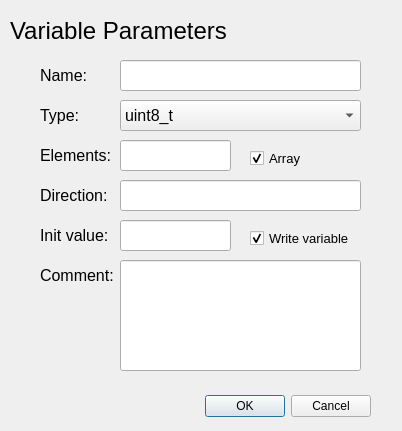
<?xml version="1.0" encoding="UTF-8"?>
<ui version="4.0">
 <class>Dialog</class>
 <widget class="QDialog" name="Dialog">
  <property name="geometry">
   <rect>
    <x>0</x>
    <y>0</y>
    <width>402</width>
    <height>431</height>
   </rect>
  </property>
  <property name="windowTitle">
   <string>Variable configuration</string>
  </property>
  <widget class="QDialogButtonBox" name="VariableAcceptRejectButton">
   <property name="geometry">
    <rect>
     <x>30</x>
     <y>390</y>
     <width>341</width>
     <height>32</height>
    </rect>
   </property>
   <property name="orientation">
    <enum>Qt::Horizontal</enum>
   </property>
   <property name="standardButtons">
    <set>QDialogButtonBox::Cancel|QDialogButtonBox::Ok</set>
   </property>
  </widget>
  <widget class="QLabel" name="VariableParametersText">
   <property name="geometry">
    <rect>
     <x>10</x>
     <y>10</y>
     <width>221</width>
     <height>41</height>
    </rect>
   </property>
   <property name="font">
    <font>
     <pointsize>18</pointsize>
    </font>
   </property>
   <property name="text">
    <string>Variable Parameters</string>
   </property>
  </widget>
  <widget class="QLabel" name="VariableNameText">
   <property name="geometry">
    <rect>
     <x>40</x>
     <y>60</y>
     <width>61</width>
     <height>31</height>
    </rect>
   </property>
   <property name="font">
    <font>
     <pointsize>12</pointsize>
    </font>
   </property>
   <property name="text">
    <string>Name:</string>
   </property>
  </widget>
  <widget class="QLabel" name="VariableTypeText">
   <property name="geometry">
    <rect>
     <x>40</x>
     <y>100</y>
     <width>61</width>
     <height>31</height>
    </rect>
   </property>
   <property name="font">
    <font>
     <pointsize>12</pointsize>
    </font>
   </property>
   <property name="text">
    <string>Type:</string>
   </property>
  </widget>
  <widget class="QLabel" name="VariableDirectionText">
   <property name="geometry">
    <rect>
     <x>40</x>
     <y>180</y>
     <width>71</width>
     <height>31</height>
    </rect>
   </property>
   <property name="font">
    <font>
     <pointsize>12</pointsize>
    </font>
   </property>
   <property name="text">
    <string>Direction:</string>
   </property>
  </widget>
  <widget class="QLabel" name="VariableInitValueText">
   <property name="geometry">
    <rect>
     <x>40</x>
     <y>220</y>
     <width>71</width>
     <height>31</height>
    </rect>
   </property>
   <property name="font">
    <font>
     <pointsize>12</pointsize>
    </font>
   </property>
   <property name="text">
    <string>Init value:</string>
   </property>
  </widget>
  <widget class="QLabel" name="VariableCommentText">
   <property name="geometry">
    <rect>
     <x>40</x>
     <y>260</y>
     <width>81</width>
     <height>31</height>
    </rect>
   </property>
   <property name="font">
    <font>
     <pointsize>12</pointsize>
    </font>
   </property>
   <property name="text">
    <string>Comment:</string>
   </property>
  </widget>
  <widget class="QComboBox" name="VariableTypeComboBox">
   <property name="geometry">
    <rect>
     <x>120</x>
     <y>100</y>
     <width>241</width>
     <height>31</height>
    </rect>
   </property>
   <property name="font">
    <font>
     <pointsize>12</pointsize>
    </font>
   </property>
   <item>
    <property name="text">
     <string>uint8_t</string>
    </property>
   </item>
   <item>
    <property name="text">
     <string>uint16_t</string>
    </property>
   </item>
   <item>
    <property name="text">
     <string>uint32_t</string>
    </property>
   </item>
   <item>
    <property name="text">
     <string>uint64_t</string>
    </property>
   </item>
   <item>
    <property name="text">
     <string>int8_t</string>
    </property>
   </item>
   <item>
    <property name="text">
     <string>int16_t</string>
    </property>
   </item>
   <item>
    <property name="text">
     <string>int32_t</string>
    </property>
   </item>
   <item>
    <property name="text">
     <string>int64_t</string>
    </property>
   </item>
   <item>
    <property name="text">
     <string>float</string>
    </property>
   </item>
   <item>
    <property name="text">
     <string>char</string>
    </property>
   </item>
  </widget>
  <widget class="QLineEdit" name="VariableName">
   <property name="geometry">
    <rect>
     <x>120</x>
     <y>60</y>
     <width>241</width>
     <height>31</height>
    </rect>
   </property>
   <property name="font">
    <font>
     <pointsize>12</pointsize>
    </font>
   </property>
  </widget>
  <widget class="QLineEdit" name="VariableDirection">
   <property name="geometry">
    <rect>
     <x>120</x>
     <y>180</y>
     <width>241</width>
     <height>31</height>
    </rect>
   </property>
   <property name="font">
    <font>
     <pointsize>12</pointsize>
    </font>
   </property>
  </widget>
  <widget class="QLineEdit" name="VariableInitValue">
   <property name="geometry">
    <rect>
     <x>120</x>
     <y>220</y>
     <width>111</width>
     <height>31</height>
    </rect>
   </property>
   <property name="font">
    <font>
     <pointsize>12</pointsize>
    </font>
   </property>
   <property name="dragEnabled">
    <bool>false</bool>
   </property>
   <property name="readOnly">
    <bool>false</bool>
   </property>
   <property name="clearButtonEnabled">
    <bool>false</bool>
   </property>
  </widget>
  <widget class="QLineEdit" name="VariableComment">
   <property name="geometry">
    <rect>
     <x>120</x>
     <y>260</y>
     <width>241</width>
     <height>111</height>
    </rect>
   </property>
   <property name="font">
    <font>
     <pointsize>12</pointsize>
     <stylestrategy>PreferDefault</stylestrategy>
     <kerning>true</kerning>
    </font>
   </property>
   <property name="layoutDirection">
    <enum>Qt::LeftToRight</enum>
   </property>
   <property name="autoFillBackground">
    <bool>false</bool>
   </property>
   <property name="inputMethodHints">
    <set>Qt::ImhMultiLine</set>
   </property>
   <property name="frame">
    <bool>true</bool>
   </property>
   <property name="echoMode">
    <enum>QLineEdit::Normal</enum>
   </property>
   <property name="alignment">
    <set>Qt::AlignLeading|Qt::AlignLeft|Qt::AlignTop</set>
   </property>
   <property name="dragEnabled">
    <bool>false</bool>
   </property>
   <property name="placeholderText">
    <string notr="true"/>
   </property>
   <property name="clearButtonEnabled">
    <bool>false</bool>
   </property>
  </widget>
  <widget class="QCheckBox" name="WriteVariableCheckBox">
   <property name="geometry">
    <rect>
     <x>250</x>
     <y>230</y>
     <width>111</width>
     <height>17</height>
    </rect>
   </property>
   <property name="font">
    <font>
     <pointsize>10</pointsize>
    </font>
   </property>
   <property name="text">
    <string>Write variable</string>
   </property>
   <property name="checkable">
    <bool>true</bool>
   </property>
   <property name="checked">
    <bool>true</bool>
   </property>
  </widget>
  <widget class="QCheckBox" name="ArrayCheckBox">
   <property name="geometry">
    <rect>
     <x>250</x>
     <y>150</y>
     <width>70</width>
     <height>17</height>
    </rect>
   </property>
   <property name="font">
    <font>
     <pointsize>10</pointsize>
    </font>
   </property>
   <property name="text">
    <string>Array</string>
   </property>
   <property name="checked">
    <bool>true</bool>
   </property>
  </widget>
  <widget class="QLabel" name="VariableElementsText">
   <property name="geometry">
    <rect>
     <x>40</x>
     <y>140</y>
     <width>71</width>
     <height>31</height>
    </rect>
   </property>
   <property name="font">
    <font>
     <pointsize>12</pointsize>
    </font>
   </property>
   <property name="text">
    <string>Elements:</string>
   </property>
  </widget>
  <widget class="QLineEdit" name="VariableElements">
   <property name="geometry">
    <rect>
     <x>120</x>
     <y>140</y>
     <width>111</width>
     <height>31</height>
    </rect>
   </property>
  </widget>
 </widget>
 <resources/>
 <connections>
  <connection>
   <sender>VariableAcceptRejectButton</sender>
   <signal>accepted()</signal>
   <receiver>Dialog</receiver>
   <slot>accept()</slot>
   <hints>
    <hint type="sourcelabel">
     <x>248</x>
     <y>254</y>
    </hint>
    <hint type="destinationlabel">
     <x>157</x>
     <y>274</y>
    </hint>
   </hints>
  </connection>
  <connection>
   <sender>VariableAcceptRejectButton</sender>
   <signal>rejected()</signal>
   <receiver>Dialog</receiver>
   <slot>reject()</slot>
   <hints>
    <hint type="sourcelabel">
     <x>316</x>
     <y>260</y>
    </hint>
    <hint type="destinationlabel">
     <x>286</x>
     <y>274</y>
    </hint>
   </hints>
  </connection>
  <connection>
   <sender>ArrayCheckBox</sender>
   <signal>toggled(bool)</signal>
   <receiver>VariableElements</receiver>
   <slot>setVisible(bool)</slot>
   <hints>
    <hint type="sourcelabel">
     <x>258</x>
     <y>158</y>
    </hint>
    <hint type="destinationlabel">
     <x>227</x>
     <y>144</y>
    </hint>
   </hints>
  </connection>
  <connection>
   <sender>WriteVariableCheckBox</sender>
   <signal>toggled(bool)</signal>
   <receiver>VariableInitValue</receiver>
   <slot>setVisible(bool)</slot>
   <hints>
    <hint type="sourcelabel">
     <x>273</x>
     <y>238</y>
    </hint>
    <hint type="destinationlabel">
     <x>223</x>
     <y>227</y>
    </hint>
   </hints>
  </connection>
 </connections>
</ui>
